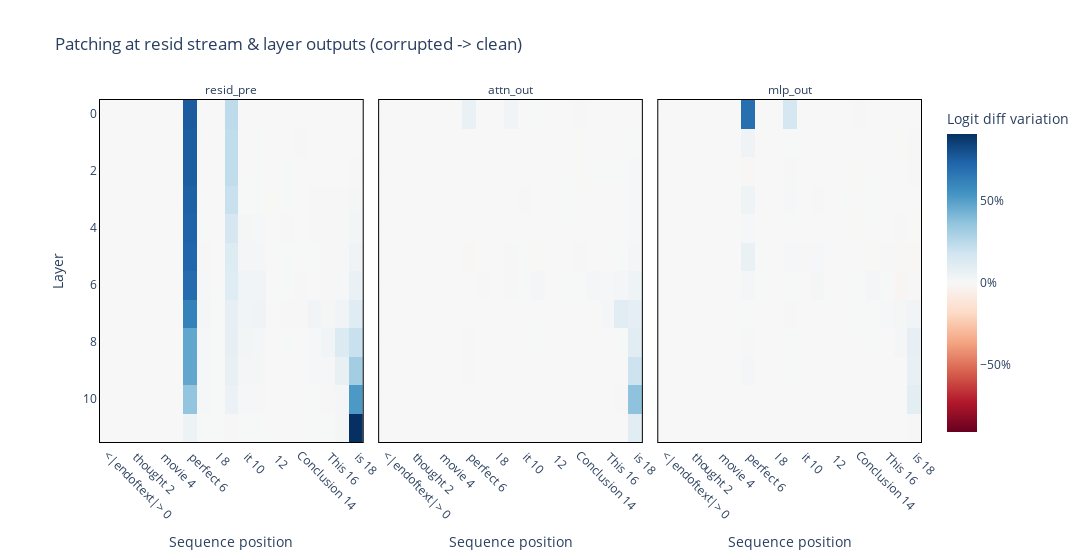

The notebook cell this image was saved under:
### Code cell
assert results.keys() == {"resid_pre", "attn_out", "mlp_out"}
labels = [f"{tok} {i}" for i, tok in enumerate(model.to_str_tokens(clean_tokens[0]))]
imshow_p(
    torch.stack([r.T for r in results.values()]) * 100, # we transpose so layer is on the y-axis
    facet_col=0,
    facet_labels=["resid_pre", "attn_out", "mlp_out"],
    title="Patching at resid stream & layer outputs (corrupted -> clean)",
    labels={"x": "Sequence position", "y": "Layer", "color": "Logit diff variation"},
    x=labels,
    xaxis_tickangle=45,
    coloraxis=dict(colorbar_ticksuffix = "%"),
    border=True,
    width=1300,
    margin={"r": 100, "l": 100}
)

### Figure 1 — Plotly figure (JSON) as saved in the notebook; plotly's stock layout.template omitted (floating-point values rounded to 4 significant figures; data arrays with more than 128 entries replaced by an {"elided": "..."} marker saying what was removed)
{"data": [{"coloraxis": "coloraxis", "hovertemplate": "Sequence position: %{x}<br>Layer: %{y}<br>Logit diff variation: %{z}<extra></extra>", "name": "0", "type": "heatmap", "x": ["<|endoftext|> 0", "I 1", " thought 2", " this 3", " movie 4", " was 5", " perfect 6", ", 7", " I 8", " loved 9", " it 10", ". 11", "  12", "\n 13", "Conclusion 14", ": 15", " This 16", " movie 17", " is 18"], "xaxis": "x", "yaxis": "y", "z": {"elided": "12x19 float values"}}, {"coloraxis": "coloraxis", "hovertemplate": "Sequence position: %{x}<br>Layer: %{y}<br>Logit diff variation: %{z}<extra></extra>", "name": "1", "type": "heatmap", "x": ["<|endoftext|> 0", "I 1", " thought 2", " this 3", " movie 4", " was 5", " perfect 6", ", 7", " I 8", " loved 9", " it 10", ". 11", "  12", "\n 13", "Conclusion 14", ": 15", " This 16", " movie 17", " is 18"], "xaxis": "x2", "yaxis": "y2", "z": {"elided": "12x19 float values"}}, {"coloraxis": "coloraxis", "hovertemplate": "Sequence position: %{x}<br>Layer: %{y}<br>Logit diff variation: %{z}<extra></extra>", "name": "2", "type": "heatmap", "x": ["<|endoftext|> 0", "I 1", " thought 2", " this 3", " movie 4", " was 5", " perfect 6", ", 7", " I 8", " loved 9", " it 10", ". 11", "  12", "\n 13", "Conclusion 14", ": 15", " This 16", " movie 17", " is 18"], "xaxis": "x3", "yaxis": "y3", "z": {"elided": "12x19 float values"}}], "layout": {"annotations": [{"font": {}, "showarrow": false, "text": "resid_pre", "x": 0.16, "xanchor": "center", "xref": "paper", "y": 1, "yanchor": "bottom", "yref": "paper"}, {"font": {}, "showarrow": false, "text": "attn_out", "x": 0.5, "xanchor": "center", "xref": "paper", "y": 1, "yanchor": "bottom", "yref": "paper"}, {"font": {}, "showarrow": false, "text": "mlp_out", "x": 0.84, "xanchor": "center", "xref": "paper", "y": 1, "yanchor": "bottom", "yref": "paper"}], "coloraxis": {"cmid": 0, "colorbar": {"ticksuffix": "%", "title": {"text": "Logit diff variation"}}, "colorscale": [[0, "rgb(103,0,31)"], [0.1, "rgb(178,24,43)"], [0.2, "rgb(214,96,77)"], [0.3, "rgb(244,165,130)"], [0.4, "rgb(253,219,199)"], [0.5, "rgb(247,247,247)"], [0.6, "rgb(209,229,240)"], [0.7, "rgb(146,197,222)"], [0.8, "rgb(67,147,195)"], [0.9, "rgb(33,102,172)"], [1, "rgb(5,48,97)"]]}, "margin": {"l": 100, "r": 100}, "title": {"text": "Patching at resid stream & layer outputs (corrupted -> clean)"}, "width": 1300, "xaxis": {"anchor": "y", "constrain": "domain", "domain": [0, 0.32], "linecolor": "black", "linewidth": 1, "mirror": true, "scaleanchor": "y", "showline": true, "tickangle": 45, "title": {"text": "Sequence position"}}, "xaxis2": {"anchor": "y2", "domain": [0.34, 0.66], "linecolor": "black", "linewidth": 1, "matches": "x", "mirror": true, "showline": true, "tickangle": 45, "title": {"text": "Sequence position"}}, "xaxis3": {"anchor": "y3", "domain": [0.68, 1.0], "linecolor": "black", "linewidth": 1, "matches": "x", "mirror": true, "showline": true, "tickangle": 45, "title": {"text": "Sequence position"}}, "yaxis": {"anchor": "x", "autorange": "reversed", "constrain": "domain", "domain": [0, 1], "linecolor": "black", "linewidth": 1, "mirror": true, "showline": true, "title": {"text": "Layer"}}, "yaxis2": {"anchor": "x2", "domain": [0, 1], "linecolor": "black", "linewidth": 1, "matches": "y", "mirror": true, "showline": true, "showticklabels": false}, "yaxis3": {"anchor": "x3", "domain": [0, 1], "linecolor": "black", "linewidth": 1, "matches": "y", "mirror": true, "showline": true, "showticklabels": false}}}
